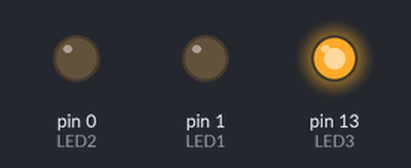
A sketch run on a simulated Arduino Uno, built with avr-gcc and run on an emulated ATmega328P. Shown: output pins drawn as LEDs (lit = HIGH).

Above: at 0.05 s.
At 0.55 s:
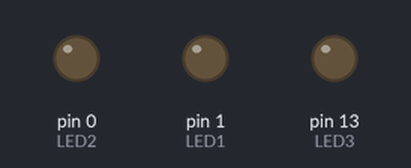
At 0.75 s:
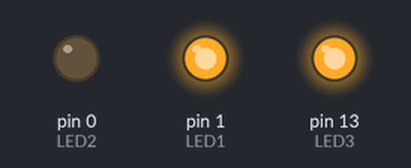
At 1.45 s:
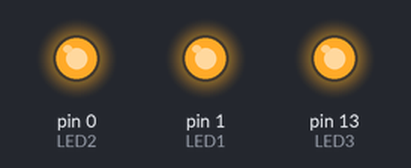
At 2.15 s:
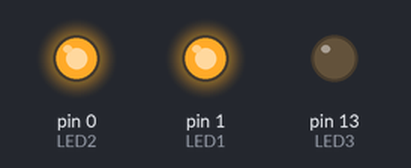
At 2.85 s:
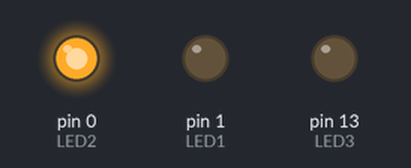
Timing chart, 0 to 3.1 s (numbered marks = the images above):
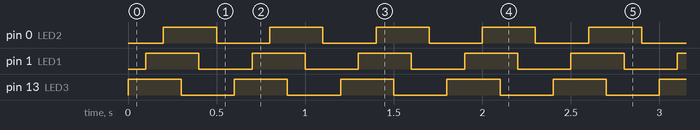

The sketch:

LED_BLINK.ino
```cpp
#define LED1 1
#define LED2 0
#define LED3 13
#define del 100

void setup() {
  // put your setup code here, to run once:
  pinMode(LED1, OUTPUT);
  pinMode(LED2, OUTPUT);
  pinMode(LED3, OUTPUT);

}

void loop() {
  // BLINKS RX, TX AND BUILT-IN LED one by one in series
  digitalWrite(LED3, HIGH);
  delay(del);
  digitalWrite(LED1, HIGH);
  delay(del);
  digitalWrite(LED2, HIGH);
  delay(del);
  digitalWrite(LED3, LOW);
  delay(del);
  digitalWrite(LED1, LOW);
  delay(del);
  digitalWrite(LED2, LOW);
  delay(del);
}
```

Measured:
- by itself, pin 0 (LED2), pin 1 (LED1), pin 13 (LED3): alternates HIGH for 0.30 s and LOW for 0.30 s
- by itself, everything shown: repeats every 0.60 s, in 6 steps
